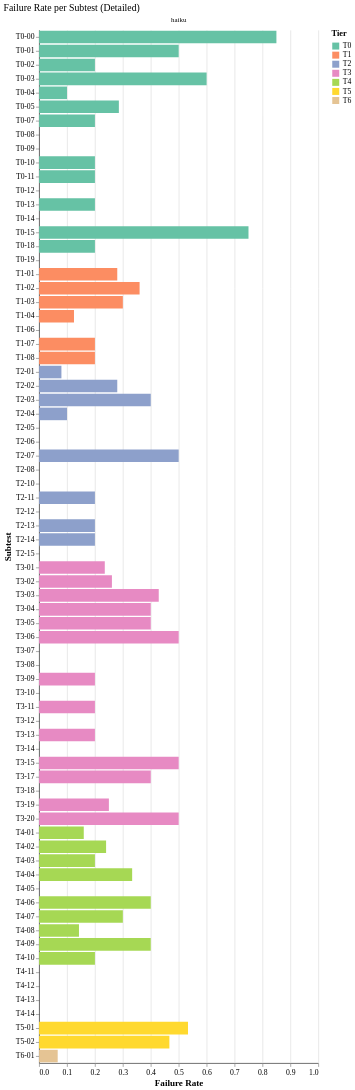

Here is the Vega-Lite specification saved for this chart:
### Vega-Lite specification from a JSON file in a GitHub repository (floating-point values rounded to 4 significant figures)
{"config": {"font": "serif", "axis": {"labelFontSize": 11, "titleFontSize": 13, "gridColor": "#e0e0e0", "domainColor": "#333333"}, "legend": {"labelFontSize": 11, "titleFontSize": 12}, "title": {"fontSize": 14, "anchor": "start", "fontWeight": "normal"}, "view": {"stroke": null, "continuousWidth": 400, "continuousHeight": 300}, "mark": {"tooltip": true}}, "data": {"name": "data-fafc0538b13e53819038f9077be0c8ec"}, "facet": {"column": {"field": "agent_model", "title": null, "type": "nominal"}}, "spec": {"mark": {"type": "bar"}, "encoding": {"color": {"field": "tier", "scale": {"domain": ["T0", "T1", "T2", "T3", "T4", "T5", "T6"], "range": ["#66c2a5", "#fc8d62", "#8da0cb", "#e78ac3", "#a6d854", "#ffd92f", "#e5c494"]}, "sort": ["T0", "T1", "T2", "T3", "T4", "T5", "T6"], "title": "Tier", "type": "nominal"}, "tooltip": [{"field": "tier", "title": "Tier", "type": "ordinal"}, {"field": "subtest", "title": "Subtest", "type": "ordinal"}, {"field": "failure_rate", "format": ".2%", "title": "Failure Rate", "type": "quantitative"}, {"field": "n_runs", "title": "Runs", "type": "quantitative"}], "x": {"field": "failure_rate", "scale": {"domain": [0, 1]}, "title": "Failure Rate", "type": "quantitative"}, "y": {"field": "subtest_label", "sort": {"field": "tier", "order": "ascending"}, "title": "Subtest", "type": "nominal"}}}, "resolve": {"scale": {"y": "independent"}}, "title": "Failure Rate per Subtest (Detailed)", "$schema": "https://vega.github.io/schema/vega-lite/v6.1.0.json", "datasets": {"data-fafc0538b13e53819038f9077be0c8ec": [{"agent_model": "haiku", "tier": "T0", "subtest": "00", "subtest_label": "T0-00", "failure_rate": 0.85, "n_runs": 20}, {"agent_model": "haiku", "tier": "T0", "subtest": "01", "subtest_label": "T0-01", "failure_rate": 0.5, "n_runs": 20}, {"agent_model": "haiku", "tier": "T0", "subtest": "02", "subtest_label": "T0-02", "failure_rate": 0.2, "n_runs": 5}, {"agent_model": "haiku", "tier": "T0", "subtest": "03", "subtest_label": "T0-03", "failure_rate": 0.6, "n_runs": 5}, {"agent_model": "haiku", "tier": "T0", "subtest": "04", "subtest_label": "T0-04", "failure_rate": 0.1, "n_runs": 10}, {"agent_model": "haiku", "tier": "T0", "subtest": "05", "subtest_label": "T0-05", "failure_rate": 0.2857, "n_runs": 7}, {"agent_model": "haiku", "tier": "T0", "subtest": "07", "subtest_label": "T0-07", "failure_rate": 0.2, "n_runs": 5}, {"agent_model": "haiku", "tier": "T0", "subtest": "08", "subtest_label": "T0-08", "failure_rate": 0.0, "n_runs": 5}, {"agent_model": "haiku", "tier": "T0", "subtest": "09", "subtest_label": "T0-09", "failure_rate": 0.0, "n_runs": 5}, {"agent_model": "haiku", "tier": "T0", "subtest": "10", "subtest_label": "T0-10", "failure_rate": 0.2, "n_runs": 5}, {"agent_model": "haiku", "tier": "T0", "subtest": "11", "subtest_label": "T0-11", "failure_rate": 0.2, "n_runs": 5}, {"agent_model": "haiku", "tier": "T0", "subtest": "12", "subtest_label": "T0-12", "failure_rate": 0.0, "n_runs": 5}, {"agent_model": "haiku", "tier": "T0", "subtest": "13", "subtest_label": "T0-13", "failure_rate": 0.2, "n_runs": 5}, {"agent_model": "haiku", "tier": "T0", "subtest": "14", "subtest_label": "T0-14", "failure_rate": 0.0, "n_runs": 5}, {"agent_model": "haiku", "tier": "T0", "subtest": "15", "subtest_label": "T0-15", "failure_rate": 0.75, "n_runs": 4}, {"agent_model": "haiku", "tier": "T0", "subtest": "18", "subtest_label": "T0-18", "failure_rate": 0.2, "n_runs": 5}, {"agent_model": "haiku", "tier": "T0", "subtest": "19", "subtest_label": "T0-19", "failure_rate": 0.0, "n_runs": 1}, {"agent_model": "haiku", "tier": "T1", "subtest": "01", "subtest_label": "T1-01", "failure_rate": 0.28, "n_runs": 25}, {"agent_model": "haiku", "tier": "T1", "subtest": "02", "subtest_label": "T1-02", "failure_rate": 0.36, "n_runs": 25}, {"agent_model": "haiku", "tier": "T1", "subtest": "03", "subtest_label": "T1-03", "failure_rate": 0.3, "n_runs": 10}, {"agent_model": "haiku", "tier": "T1", "subtest": "04", "subtest_label": "T1-04", "failure_rate": 0.125, "n_runs": 8}, {"agent_model": "haiku", "tier": "T1", "subtest": "06", "subtest_label": "T1-06", "failure_rate": 0.0, "n_runs": 5}, {"agent_model": "haiku", "tier": "T1", "subtest": "07", "subtest_label": "T1-07", "failure_rate": 0.2, "n_runs": 5}, {"agent_model": "haiku", "tier": "T1", "subtest": "08", "subtest_label": "T1-08", "failure_rate": 0.2, "n_runs": 5}, {"agent_model": "haiku", "tier": "T2", "subtest": "01", "subtest_label": "T2-01", "failure_rate": 0.08, "n_runs": 25}, {"agent_model": "haiku", "tier": "T2", "subtest": "02", "subtest_label": "T2-02", "failure_rate": 0.28, "n_runs": 25}, {"agent_model": "haiku", "tier": "T2", "subtest": "03", "subtest_label": "T2-03", "failure_rate": 0.4, "n_runs": 10}, {"agent_model": "haiku", "tier": "T2", "subtest": "04", "subtest_label": "T2-04", "failure_rate": 0.1, "n_runs": 10}, {"agent_model": "haiku", "tier": "T2", "subtest": "05", "subtest_label": "T2-05", "failure_rate": 0.0, "n_runs": 5}, {"agent_model": "haiku", "tier": "T2", "subtest": "06", "subtest_label": "T2-06", "failure_rate": 0.0, "n_runs": 5}, {"agent_model": "haiku", "tier": "T2", "subtest": "07", "subtest_label": "T2-07", "failure_rate": 0.5, "n_runs": 10}, {"agent_model": "haiku", "tier": "T2", "subtest": "08", "subtest_label": "T2-08", "failure_rate": 0.0, "n_runs": 10}, {"agent_model": "haiku", "tier": "T2", "subtest": "10", "subtest_label": "T2-10", "failure_rate": 0.0, "n_runs": 5}, {"agent_model": "haiku", "tier": "T2", "subtest": "11", "subtest_label": "T2-11", "failure_rate": 0.2, "n_runs": 5}, {"agent_model": "haiku", "tier": "T2", "subtest": "12", "subtest_label": "T2-12", "failure_rate": 0.0, "n_runs": 5}, {"agent_model": "haiku", "tier": "T2", "subtest": "13", "subtest_label": "T2-13", "failure_rate": 0.2, "n_runs": 5}, {"agent_model": "haiku", "tier": "T2", "subtest": "14", "subtest_label": "T2-14", "failure_rate": 0.2, "n_runs": 5}, {"agent_model": "haiku", "tier": "T2", "subtest": "15", "subtest_label": "T2-15", "failure_rate": 0.0, "n_runs": 5}, {"agent_model": "haiku", "tier": "T3", "subtest": "01", "subtest_label": "T3-01", "failure_rate": 0.2353, "n_runs": 17}, {"agent_model": "haiku", "tier": "T3", "subtest": "02", "subtest_label": "T3-02", "failure_rate": 0.2609, "n_runs": 23}, {"agent_model": "haiku", "tier": "T3", "subtest": "03", "subtest_label": "T3-03", "failure_rate": 0.4286, "n_runs": 7}, {"agent_model": "haiku", "tier": "T3", "subtest": "04", "subtest_label": "T3-04", "failure_rate": 0.4, "n_runs": 5}, {"agent_model": "haiku", "tier": "T3", "subtest": "05", "subtest_label": "T3-05", "failure_rate": 0.4, "n_runs": 10}, {"agent_model": "haiku", "tier": "T3", "subtest": "06", "subtest_label": "T3-06", "failure_rate": 0.5, "n_runs": 4}, {"agent_model": "haiku", "tier": "T3", "subtest": "07", "subtest_label": "T3-07", "failure_rate": 0.0, "n_runs": 5}, {"agent_model": "haiku", "tier": "T3", "subtest": "08", "subtest_label": "T3-08", "failure_rate": 0.0, "n_runs": 5}, {"agent_model": "haiku", "tier": "T3", "subtest": "09", "subtest_label": "T3-09", "failure_rate": 0.2, "n_runs": 5}, {"agent_model": "haiku", "tier": "T3", "subtest": "10", "subtest_label": "T3-10", "failure_rate": 0.0, "n_runs": 5}, {"agent_model": "haiku", "tier": "T3", "subtest": "11", "subtest_label": "T3-11", "failure_rate": 0.2, "n_runs": 5}, {"agent_model": "haiku", "tier": "T3", "subtest": "12", "subtest_label": "T3-12", "failure_rate": 0.0, "n_runs": 5}, {"agent_model": "haiku", "tier": "T3", "subtest": "13", "subtest_label": "T3-13", "failure_rate": 0.2, "n_runs": 5}, {"agent_model": "haiku", "tier": "T3", "subtest": "14", "subtest_label": "T3-14", "failure_rate": 0.0, "n_runs": 3}, {"agent_model": "haiku", "tier": "T3", "subtest": "15", "subtest_label": "T3-15", "failure_rate": 0.5, "n_runs": 2}, {"agent_model": "haiku", "tier": "T3", "subtest": "17", "subtest_label": "T3-17", "failure_rate": 0.4, "n_runs": 5}, {"agent_model": "haiku", "tier": "T3", "subtest": "18", "subtest_label": "T3-18", "failure_rate": 0.0, "n_runs": 5}, {"agent_model": "haiku", "tier": "T3", "subtest": "19", "subtest_label": "T3-19", "failure_rate": 0.25, "n_runs": 4}, {"agent_model": "haiku", "tier": "T3", "subtest": "20", "subtest_label": "T3-20", "failure_rate": 0.5, "n_runs": 2}, {"agent_model": "haiku", "tier": "T4", "subtest": "01", "subtest_label": "T4-01", "failure_rate": 0.16, "n_runs": 25}, {"agent_model": "haiku", "tier": "T4", "subtest": "02", "subtest_label": "T4-02", "failure_rate": 0.24, "n_runs": 25}, {"agent_model": "haiku", "tier": "T4", "subtest": "03", "subtest_label": "T4-03", "failure_rate": 0.2, "n_runs": 10}, {"agent_model": "haiku", "tier": "T4", "subtest": "04", "subtest_label": "T4-04", "failure_rate": 0.3333, "n_runs": 6}, {"agent_model": "haiku", "tier": "T4", "subtest": "05", "subtest_label": "T4-05", "failure_rate": 0.0, "n_runs": 5}, {"agent_model": "haiku", "tier": "T4", "subtest": "06", "subtest_label": "T4-06", "failure_rate": 0.4, "n_runs": 5}, {"agent_model": "haiku", "tier": "T4", "subtest": "07", "subtest_label": "T4-07", "failure_rate": 0.3, "n_runs": 10}, {"agent_model": "haiku", "tier": "T4", "subtest": "08", "subtest_label": "T4-08", "failure_rate": 0.1429, "n_runs": 7}, {"agent_model": "haiku", "tier": "T4", "subtest": "09", "subtest_label": "T4-09", "failure_rate": 0.4, "n_runs": 5}, {"agent_model": "haiku", "tier": "T4", "subtest": "10", "subtest_label": "T4-10", "failure_rate": 0.2, "n_runs": 5}, {"agent_model": "haiku", "tier": "T4", "subtest": "11", "subtest_label": "T4-11", "failure_rate": 0.0, "n_runs": 5}, {"agent_model": "haiku", "tier": "T4", "subtest": "12", "subtest_label": "T4-12", "failure_rate": 0.0, "n_runs": 5}, {"agent_model": "haiku", "tier": "T4", "subtest": "13", "subtest_label": "T4-13", "failure_rate": 0.0, "n_runs": 5}, {"agent_model": "haiku", "tier": "T4", "subtest": "14", "subtest_label": "T4-14", "failure_rate": 0.0, "n_runs": 5}, {"agent_model": "haiku", "tier": "T5", "subtest": "01", "subtest_label": "T5-01", "failure_rate": 0.5333, "n_runs": 15}, {"agent_model": "haiku", "tier": "T5", "subtest": "02", "subtest_label": "T5-02", "failure_rate": 0.4667, "n_runs": 15}, {"agent_model": "haiku", "tier": "T6", "subtest": "01", "subtest_label": "T6-01", "failure_rate": 0.06667, "n_runs": 15}]}}
